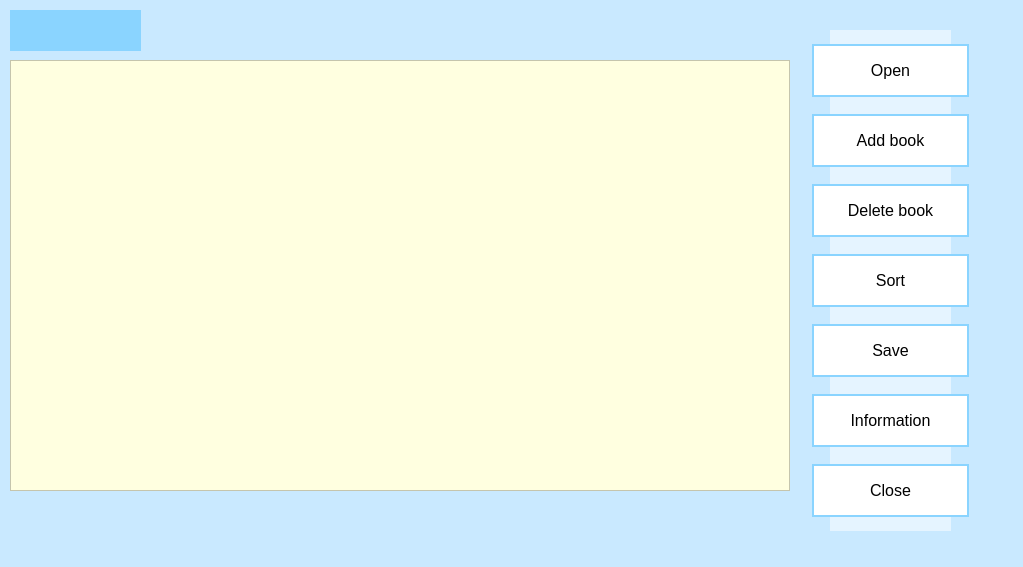
<?xml version="1.0" encoding="UTF-8"?>
<ui version="4.0">
 <class>MainWindow</class>
 <widget class="QMainWindow" name="MainWindow">
  <property name="geometry">
   <rect>
    <x>0</x>
    <y>0</y>
    <width>1023</width>
    <height>567</height>
   </rect>
  </property>
  <property name="windowTitle">
   <string>Virtual Library</string>
  </property>
  <property name="styleSheet">
   <string notr="true">background : #c9e9ff</string>
  </property>
  <widget class="QWidget" name="centralwidget">
   <widget class="QTableWidget" name="TableBook">
    <property name="geometry">
     <rect>
      <x>10</x>
      <y>60</y>
      <width>780</width>
      <height>431</height>
     </rect>
    </property>
    <property name="styleSheet">
     <string notr="true">background-color: #FFFFE0;
Border-bottom: 1px solid grey;
</string>
    </property>
   </widget>
   <widget class="QPushButton" name="OpenButton">
    <property name="geometry">
     <rect>
      <x>810</x>
      <y>40</y>
      <width>161</width>
      <height>61</height>
     </rect>
    </property>
    <property name="styleSheet">
     <string notr="true">QPushButton#OpenButton{ 
  background-color: white; 
  color: black; 
  border: 2px solid #8ad4ff;
  padding: 16px 32px;
  text-align: center;
  text-decoration: none;
  display: inline-block;
  font-size: 16px;
  margin: 4px 2px;
  cursor: pointer;
}
QPushButton#OpenButton {
  background-color: white; 
  color: black; 
  border: 2px solid #8ad4ff;
 }
 QPushButton#OpenButton:hover {
	background-color: #8ad4ff;
	color: white;
 }
 QPushButton#OpenButton:pressed {
  background-color: white; 
  color: black; 
  border: 2px solid #8ad4ff;
 }</string>
    </property>
    <property name="text">
     <string>Open</string>
    </property>
   </widget>
   <widget class="QPushButton" name="DeleteButton">
    <property name="geometry">
     <rect>
      <x>810</x>
      <y>180</y>
      <width>161</width>
      <height>61</height>
     </rect>
    </property>
    <property name="styleSheet">
     <string notr="true">QPushButton#DeleteButton{ 
  background-color: white; 
  color: black; 
  border: 2px solid #8ad4ff;
  padding: 16px 32px;
  text-align: center;
  text-decoration: none;
  display: inline-block;
  font-size: 16px;
  margin: 4px 2px;
  cursor: pointer;
}
QPushButton#DeleteButton {
  background-color: white; 
  color: black; 
  border: 2px solid #8ad4ff;
 }
 QPushButton#DeleteButton:hover {
	background-color: #8ad4ff;
	color: white;
 }
 QPushButton#DeleteButton:pressed {
  background-color: white; 
  color: black; 
  border: 2px solid #8ad4ff;
 }</string>
    </property>
    <property name="text">
     <string>Delete book</string>
    </property>
   </widget>
   <widget class="QPushButton" name="AddButton">
    <property name="geometry">
     <rect>
      <x>810</x>
      <y>110</y>
      <width>161</width>
      <height>61</height>
     </rect>
    </property>
    <property name="styleSheet">
     <string notr="true">QPushButton#AddButton{ 
  background-color: white; 
  color: black; 
  border: 2px solid #8ad4ff;
  padding: 16px 32px;
  text-align: center;
  text-decoration: none;
  display: inline-block;
  font-size: 16px;
  margin: 4px 2px;
  cursor: pointer;
}
QPushButton#OpenButton {
  background-color: white; 
  color: black; 
  border: 2px solid #8ad4ff;
 }
 QPushButton#AddButton:hover {
	background-color: #8ad4ff;
	color: white;
 }
 QPushButton#AddButton:pressed {
  background-color: white; 
  color: black; 
  border: 2px solid #8ad4ff;
 }</string>
    </property>
    <property name="text">
     <string>Add book</string>
    </property>
   </widget>
   <widget class="QPushButton" name="SortButton">
    <property name="geometry">
     <rect>
      <x>810</x>
      <y>250</y>
      <width>161</width>
      <height>61</height>
     </rect>
    </property>
    <property name="styleSheet">
     <string notr="true">QPushButton#SortButton{ 
  background-color: white; 
  color: black; 
  border: 2px solid #8ad4ff;
  padding: 16px 32px;
  text-align: center;
  text-decoration: none;
  display: inline-block;
  font-size: 16px;
  margin: 4px 2px;
  cursor: pointer;
}
QPushButton#SortButton {
  background-color: white; 
  color: black; 
  border: 2px solid #8ad4ff;
 }
 QPushButton#SortButton:hover {
	background-color: #8ad4ff;
	color: white;
 }
 QPushButton#SortButton:pressed {
  background-color: white; 
  color: black; 
  border: 2px solid #8ad4ff;
 }</string>
    </property>
    <property name="text">
     <string>Sort</string>
    </property>
   </widget>
   <widget class="QPushButton" name="SaveButton">
    <property name="geometry">
     <rect>
      <x>810</x>
      <y>320</y>
      <width>161</width>
      <height>61</height>
     </rect>
    </property>
    <property name="styleSheet">
     <string notr="true">QPushButton#SaveButton{ 
  background-color: white; 
  color: black; 
  border: 2px solid #8ad4ff;
  padding: 16px 32px;
  text-align: center;
  text-decoration: none;
  display: inline-block;
  font-size: 16px;
  margin: 4px 2px;
  cursor: pointer;
}
QPushButton#SaveButton {
  background-color: white; 
  color: black; 
  border: 2px solid #8ad4ff;
 }
 QPushButton#SaveButton:hover {
	background-color: #8ad4ff;
	color: white;
 }
 QPushButton#SaveButton:pressed {
  background-color: white; 
  color: black; 
  border: 2px solid #8ad4ff;
 }</string>
    </property>
    <property name="text">
     <string>Save</string>
    </property>
   </widget>
   <widget class="QPushButton" name="InfoButton">
    <property name="geometry">
     <rect>
      <x>810</x>
      <y>390</y>
      <width>161</width>
      <height>61</height>
     </rect>
    </property>
    <property name="styleSheet">
     <string notr="true">QPushButton#InfoButton{ 
  background-color: white; 
  color: black; 
  border: 2px solid #8ad4ff;
  padding: 16px 32px;
  text-align: center;
  text-decoration: none;
  display: inline-block;
  font-size: 16px;
  margin: 4px 2px;
  cursor: pointer;
}
QPushButton#InfoButton {
  background-color: white; 
  color: black; 
  border: 2px solid #8ad4ff;
 }
 QPushButton#InfoButton:hover {
	background-color: #8ad4ff;
	color: white;
 }
 QPushButton#InfoButton:pressed {
  background-color: white; 
  color: black; 
  border: 2px solid #8ad4ff;
 }</string>
    </property>
    <property name="text">
     <string>Information</string>
    </property>
   </widget>
   <widget class="QLabel" name="InfoLabel">
    <property name="geometry">
     <rect>
      <x>10</x>
      <y>10</y>
      <width>131</width>
      <height>41</height>
     </rect>
    </property>
    <property name="font">
     <font>
      <family>Arial</family>
      <pointsize>-1</pointsize>
     </font>
    </property>
    <property name="styleSheet">
     <string notr="true">QLabel#InfoLabel{
  color: white;
  padding: 8px;
  font-family: Arial;
  Font-size:22px;
  font-width:150%;
  background-color: #8ad4ff;
}
</string>
    </property>
    <property name="text">
     <string/>
    </property>
    <property name="alignment">
     <set>Qt::AlignCenter</set>
    </property>
   </widget>
   <widget class="QPushButton" name="CloseButton">
    <property name="geometry">
     <rect>
      <x>810</x>
      <y>460</y>
      <width>161</width>
      <height>61</height>
     </rect>
    </property>
    <property name="styleSheet">
     <string notr="true">QPushButton#CloseButton{ 
  background-color: white; 
  color: black; 
  border: 2px solid #8ad4ff;
  padding: 16px 32px;
  text-align: center;
  text-decoration: none;
  display: inline-block;
  font-size: 16px;
  margin: 4px 2px;
  cursor: pointer;
}
QPushButton#CloseButton {
  background-color: white; 
  color: black; 
  border: 2px solid #8ad4ff;
 }
 QPushButton#CloseButton:hover {
	background-color: #8ad4ff;
	color: white;
 }
 QPushButton#CloseButton:pressed {
  background-color: white; 
  color: black; 
  border: 2px solid #8ad4ff;
 }</string>
    </property>
    <property name="text">
     <string>Close</string>
    </property>
   </widget>
   <widget class="QLabel" name="label">
    <property name="geometry">
     <rect>
      <x>830</x>
      <y>30</y>
      <width>121</width>
      <height>501</height>
     </rect>
    </property>
    <property name="styleSheet">
     <string notr="true">background-color: #e5f4ff</string>
    </property>
    <property name="text">
     <string/>
    </property>
   </widget>
   <zorder>label</zorder>
   <zorder>TableBook</zorder>
   <zorder>OpenButton</zorder>
   <zorder>DeleteButton</zorder>
   <zorder>AddButton</zorder>
   <zorder>SortButton</zorder>
   <zorder>SaveButton</zorder>
   <zorder>InfoButton</zorder>
   <zorder>InfoLabel</zorder>
   <zorder>CloseButton</zorder>
  </widget>
  <widget class="QMenuBar" name="menubar">
   <property name="geometry">
    <rect>
     <x>0</x>
     <y>0</y>
     <width>1023</width>
     <height>25</height>
    </rect>
   </property>
  </widget>
 </widget>
 <resources/>
 <connections/>
</ui>
